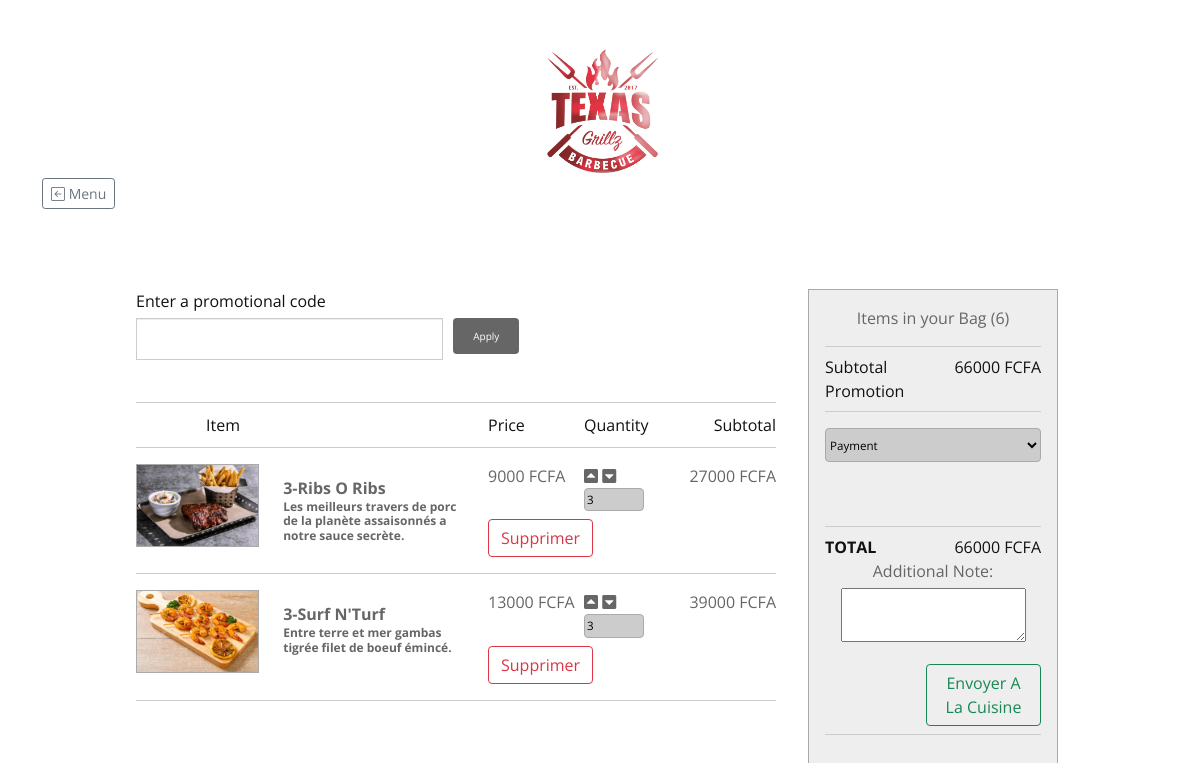
The app's page /texasgrillz/myorder/?session=texasgrillz&table=0 (signed in) with its own data.
### Resto/models.py (models this page shows, shortened)
class OrderItem(models.Model):
    customer = models.ForeignKey(Customer,on_delete=models.CASCADE,null=True,blank=True)
    order = models.ForeignKey(Order,on_delete=models.SET_NULL,blank=True,null=True)
    item = models.ForeignKey(Item, on_delete=CASCADE,blank=True,null=True)
    quantity = models.IntegerField(default=0,null = True, blank = True )
    ingredient = models.CharField(null = True, blank = True,max_length=150)
    seasoning = models.CharField(null = True, blank = True,max_length=150)
    cuisson = models.CharField(null = True, blank = True,max_length=150)
    date_added = models.DateTimeField(auto_now=True)
    def get_total(self):
        total = self.item.prix * self.quantity
        return total

class Item(models.Model):
    itm_id = models.IntegerField()
    name = models.CharField(max_length = 150)
    prix = models.IntegerField()
    description = models.TextField(max_length=150,blank=True)
    img = models.ImageField(upload_to='images/')
    date_created = models.DateTimeField(auto_now=True)
    category = models.ForeignKey(Category,on_delete=CASCADE)

class Order(models.Model):
    customer = models.ForeignKey(Customer,on_delete=models.SET_NULL,blank=True,null=True)
    transaction_id = models.CharField(null = True, blank = True,max_length=20)
    complete = models.BooleanField(default=False,null=True,blank=False)
    status = models.CharField(max_length=20,default = 'Pending')
    date_ordered = models.DateTimeField(auto_now=True)
    date_completed = models.DateTimeField(auto_now=True)
    table = models.IntegerField(default=1)
    note = models.TextField(blank=True,max_length=50)
    class meta:
        permissions = (("can view orders"))
    def get_order_total(self):
        order = self.orderitem_set.all()
        total = sum([item.get_total() for item in order])
        return total
    def get_order_quantity(self):
        order = self.orderitem_set.all()
        total = sum([item.quantity for item in order])
        return total

### Resto/views.py (the view, shortened to what this page needs)
# urls.py: path('texasgrillz/myorder/', views.MyOrder,name='order-texasgrillz'),
def MyOrder(request):
    table = get_table_number(request)
    targetApp = target_app(request)
    order = None
    items = None
    if request.user.is_authenticated:
        customer = request.user.customer
        order,created= Order.objects.get_or_create(customer=customer,status='Pending',table=table)
        items = order.orderitem_set.all()
        cartItem = order.get_order_quantity()
    context = {
        'order':order,
        'items':items,
        'cart_quantity':cartItem,
        'app':targetApp
    }
    return render(request,'Resto/MyOrder.html',context)

### Customer/utils.py (called while the page is built)
def target_app(request):
    session_id = request.GET.get('session')
    table = request.GET.get('table')
    if session_id == None or table == None:
        targetApp = 'nosession'
    else:
        targetApp = session_id+'&table='+table
    return targetApp

def get_table_number(request):
    table = str(request.GET.get('table'))
    if table == None:
        pass
    else:
        table = str(request.GET.get('table'))
        if table is not None:
            table = int(table)
        return table

### Resto/templates/Resto/MyOrder.html (shortened to what this page needs)
{% extends "Resto/base_checkout.html" %} {% block content %} {% load static %}
<div class="container">
  <main>
    <div class="basket">
      <div class="basket-module mb-3">
        <label for="promo-code">Enter a promotional code</label>
        <input id="promo-code" type="text" name="promo-code" maxlength="5" class="promo-code-field" />
        <button class="promo-code-cta">Apply</button>
      </div>
      <div class="basket-labels">
        <ul>
          <li class="item item-heading">Item</li>
          <li class="price">Price</li>
          <li class="quantity">Quantity</li>
          <li class="subtotal">Subtotal</li>
        </ul>
      </div>
      {% for item in items %}
      <div class="basket-product">
        <div class="item">
          <div class="product-image">
            <img src="{{item.item.img.url}}" alt="{{item.item.name}}" class="product-frame" />
          </div>
          <div class="product-details">
            <p>
              <strong><span class="item-quantity">{{item.quantity}}</span>-{{item.item.name}}</strong>
            </p>
            <h1><strong>{{item.item.description}}</strong></h1>
          </div>
        </div>
        <div class="price">{{item.item.prix}} FCFA</div>
        <div class="quantity">
          <i data-product="{{item.item.id}}" data-action="add" class="fas fa-caret-square-up update-cart"></i>
          <i data-product="{{item.item.id}}" data-action="remove" class="fas fa-caret-square-down update-cart"></i>
          <br />
          <input value="{{item.quantity}}" class="quantity-field" name="quantity" />
        </div>
        <div class="subtotal">{{item.get_total}} FCFA</div>
        <form method="POST">
          <div>
            <a class="btn btn-outline-danger mt-2" href="/texasgrillz/deleteorder/{{item.id}}/?session={{app}}">Supprimer</a>
          </div>
        </form>
      </div>
      {% endfor %}
    </div>
    <aside>
      <div class="summary">
        <div class="summary-total-items"> Items in your Bag ({{cart_quantity}})</div>
        <div class="summary-subtotal">
          <div class="subtotal-title">Subtotal</div>
          <div class="subtotal-value final-value" id="basket-subtotal">{{order.get_order_total}} FCFA</div>
          <div class="summary-promo hide">
            <div class="promo-title">Promotion</div>
          </div>
        </div>
        <div class="summary-delivery">
          <select name="delivery-collection" class="summary-delivery-selection">
            <option value="0" selected="selected">Payment</option>
          </select>
        </div>
        <div class="summary-total">
          <div class="total-title">Total</div>
          <div class="total-value final-value" id="basket-total">{{order.get_order_total}} FCFA</div>
          <form id="confirm_order" method="POST" class="mt-3">
            <div style="text-align: center">
              <label for="w3review">Additional Note:</label>
              <textarea id="customer_note" type="text" name="cust_note"> </textarea>
            </div>
            <div style="padding-left: 101px">
              <button type="submit" data-action="sent" data-order="{{order.id}}" class="btn btn-outline-success add-btn mt-3 send-order" name="order" value="{{order.id}}">Envoyer A La Cuisine</button>
            </div>
          </form>
        </div>
      </div>
    </aside>
  </main>
</div>
{% endblock content %}

### Resto/static/Resto/CSS/myorder.css (style rules this page uses)
body { background-color: #fff; color: #666; font-family: "Open Sans", sans-serif; font-size: 62.5%; margin: 0 auto; }
strong { font-weight: bold; }
p { margin: 0.75rem 0 0; }
h1 { font-size: 0.75rem; font-weight: normal; margin: 0; padding: 0; }
input, button { border: 0 none; outline: 0 none; }
button { background-color: #666; color: #fff; }
img, .basket-module, .basket-labels, .basket-product { width: 100%; }
input, button, .basket, .basket-module, .basket-labels, .item, .price, .quantity, .subtotal, .basket-product, .product-image, .product-details { float: left; }
.price:before, .subtotal:before, .subtotal-value:before, .total-value:before, .promo-value:before .hide { display: none; }
main { clear: both; font-size: 1rem; margin: 0 auto; overflow: hidden; padding: 1rem 0; width: 960px; }
.basket, aside { padding: 0 1rem; -webkit-box-sizing: border-box; -moz-box-sizing: border-box; box-sizing: border-box; }
.basket { width: 70%; }
.basket-module { color: #111; }
label { display: block; margin-bottom: 0.3125rem; }
.promo-code-field { border: 1px solid #ccc; padding: 0.5rem; text-transform: uppercase; transition: all 0.2s linear; width: 48%; -webkit-box-shadow: inset 0 1px 1px rgba(0, 0, 0, 0.075); -moz-box-shadow: inset 0 1px 1px rgba(0, 0, 0, 0.075); -o-box-shadow: inset 0 1px 1px rgba(0, 0, 0, 0.075); box-shadow: inset 0 1px 1px rgba(0, 0, 0, 0.075); }
.promo-code-cta { border-radius: 4px; font-size: 0.625rem; margin-left: 0.625rem; padding: 0.6875rem 1.25rem 0.625rem; }
.basket-labels { border-top: 1px solid #ccc; border-bottom: 1px solid #ccc; margin-top: 1.625rem; }
ul { list-style: none; margin: 0; padding: 0; }
li { color: #111; display: inline-block; padding: 0.625rem 0; }
li.price:before, li.subtotal:before { content: ""; }
.item { width: 55%; }
.price, .quantity, .subtotal { width: 15%; }
.subtotal { text-align: right; }
.item-heading { padding-left: 4.375rem; -webkit-box-sizing: border-box; -moz-box-sizing: border-box; box-sizing: border-box; }
.basket-product { border-bottom: 1px solid #ccc; padding: 1rem 0; position: relative; }
.product-image { width: 35%; }
.product-details { width: 65%; }
.product-frame { border: 1px solid #aaa; }
.product-details { padding: 0 1.5rem; -webkit-box-sizing: border-box; -moz-box-sizing: border-box; box-sizing: border-box; }
.quantity-field { background-color: #ccc; border: 1px solid #aaa; border-radius: 4px; font-size: 0.725rem; padding: 2px; width: 3.75rem; }
aside { float: right; position: relative; width: 30%; }
.summary { background-color: #eee; border: 1px solid #aaa; padding: 1rem; position: fixed; width: 250px; -webkit-box-sizing: border-box; -moz-box-sizing: border-box; box-sizing: border-box; }
.summary-total-items { color: #666; font-size: 1rem; text-align: center; }
.summary-subtotal, .summary-total { border-top: 1px solid #ccc; border-bottom: 1px solid #ccc; clear: both; margin: 1rem 0; overflow: hidden; padding: 0.5rem 0; }
.subtotal-title, .subtotal-value, .total-title, .total-value, .promo-title, .promo-value { color: #111; float: left; width: 50%; }
.summary-promo { -webkit-transition: all 0.3s ease; -moz-transition: all 0.3s ease; -o-transition: all 0.3s ease; transition: all 0.3s ease; }
.promo-title { float: left; width: 70%; }
.summary-delivery { padding-bottom: 3rem; }
.subtotal-value, .total-value { text-align: right; }
.total-title { font-weight: bold; text-transform: uppercase; }
.summary-delivery-selection { background-color: #ccc; border: 1px solid #aaa; border-radius: 4px; display: block; font-size: 0.725rem; height: 34px; width: 100%; }

### records on screen
OrderItem: item.img (picture), quantity "3", item.name "Ribs O Ribs", item.description "Les meilleurs travers de porc de la planète assaisonnés a notre sauce secrète.", item.prix "9000", get_total "27000"
OrderItem: item.img (picture), quantity "3", item.name "Surf N'Turf", item.description "Entre terre et mer gambas tigrée filet de boeuf émincé.", item.prix "13000", get_total "39000"
Order: get_order_total "66000"

### other values on screen
{{ cart_quantity }} "6"
